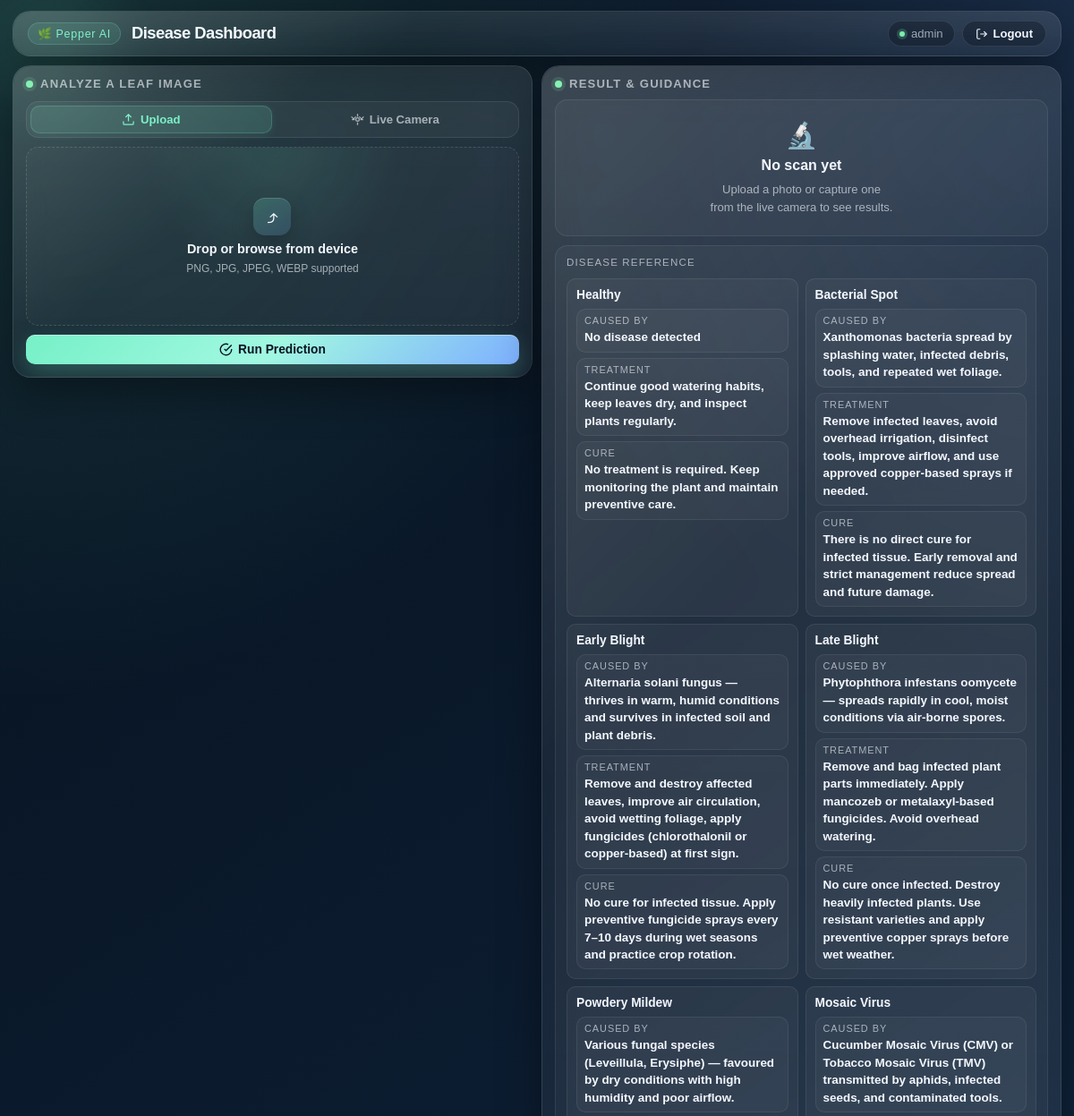
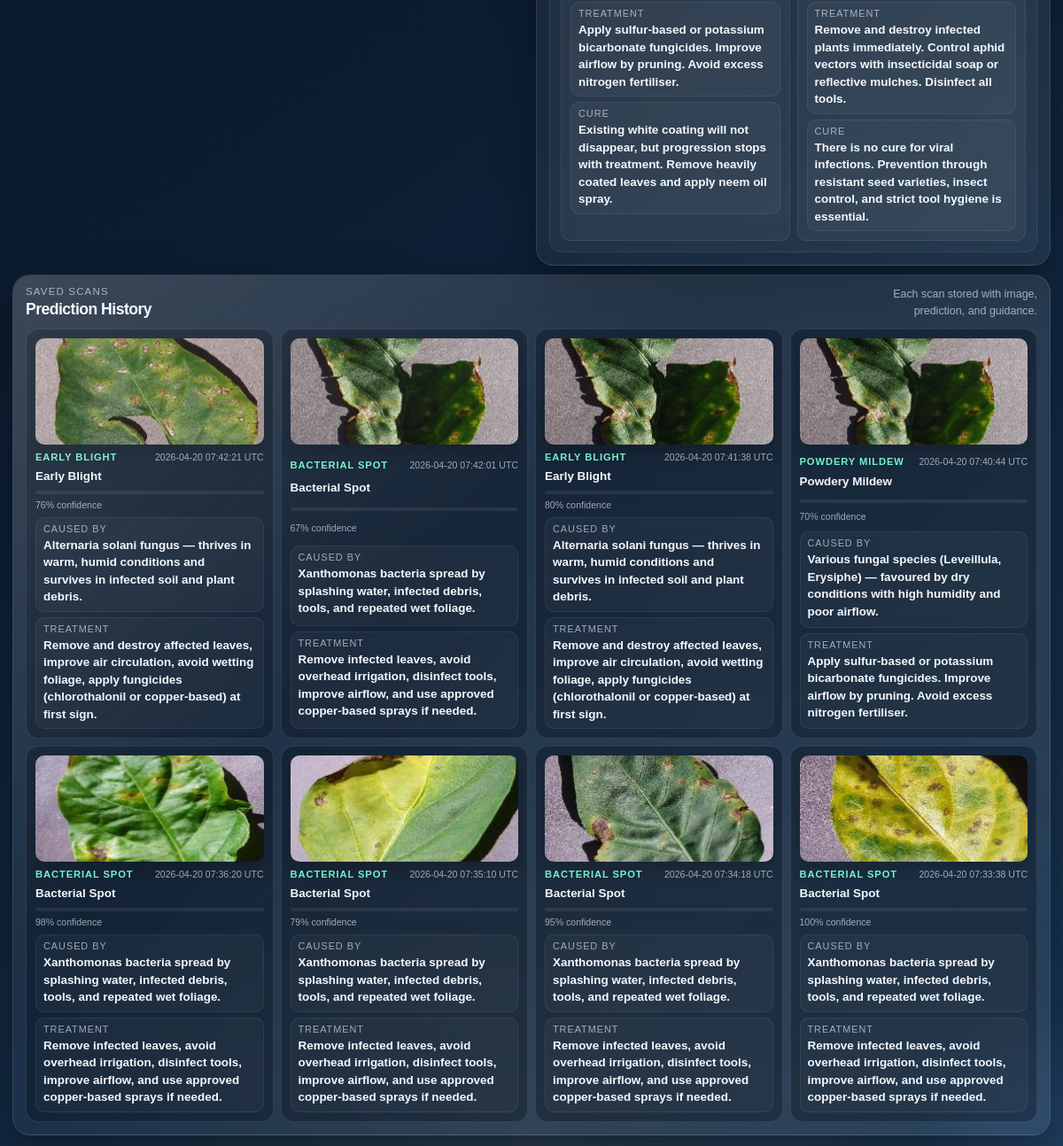
The page / (signed in) on the database its author committed (2 pictures, top to bottom).
### tables this page shows
CREATE TABLE history (
                id INTEGER PRIMARY KEY AUTOINCREMENT,
                created_at TEXT NOT NULL,
                image_path TEXT NOT NULL,
                prediction TEXT NOT NULL,
                disease_name TEXT NOT NULL,
                caused_by TEXT NOT NULL,
                treatment TEXT NOT NULL,
                cure TEXT NOT NULL
            , confidence REAL DEFAULT 0.0, signals TEXT DEFAULT '');

### app.py (the view, shortened to what this page needs)
@app.route("/", methods=["GET", "POST"])
@login_required
def index():
    result = None
    return render_template(
        "index.html",
        username=session.get("username", DEFAULT_USERNAME),
        result=result,
        history=get_recent_history(),
        disease_library=list(DISEASE_INFO.values()),
        default_credentials=f"{DEFAULT_USERNAME} / {DEFAULT_PASSWORD}",
    )

### app.py (called while the page is built)
def db_connection():
    connection = sqlite3.connect(DATABASE_PATH)
    connection.row_factory = sqlite3.Row
    return connection

def login_required(view):
    @wraps(view)
    def wrapped_view(*args, **kwargs):
        if not session.get("logged_in"):
            return redirect(url_for("login"))
        return view(*args, **kwargs)
    return wrapped_view

def get_recent_history(limit=8):
    with db_connection() as connection:
        rows = connection.execute(
            """
            SELECT id, created_at, image_path, prediction, disease_name,
                   caused_by, treatment, cure, confidence, signals
            FROM history
            ORDER BY id DESC
            LIMIT ?
            """,
            (limit,),
        ).fetchall()
    return [dict(row) for row in rows]

### templates/index.html (shortened to what this page needs)
<!DOCTYPE html>
<html lang="en">
<head>
    <link rel="stylesheet" href="{{ url_for('static', filename='styles.css') }}">
</head>
<body class="dashboard-page">
<div class="page-shell">
    <div class="ambient ambient-one"></div>
    <div class="ambient ambient-two"></div>
    <header class="topbar panel-3d">
        <div class="topbar-brand">
            <span class="topbar-eyebrow">🌿 Pepper AI</span>
            <h1 class="topbar-title">Disease Dashboard</h1>
        </div>
        <div class="topbar-actions">
            <span class="topbar-chip">
                <span class="chip-dot"></span>
                {{ username }}
            </span>
            <a class="logout-link" href="{{ url_for('logout') }}">
                <svg width="14" height="14" viewBox="0 0 24 24" fill="none" stroke="currentColor" stroke-width="2"><path d="M9 21H5a2 2 0 0 1-2-2V5a2 2 0 0 1 2-2h4"/><polyline points="16 17 21 12 16 7"/><line x1="21" y1="12" x2="9" y2="12"/></svg>
                Logout
            </a>
        </div>
    </header>
    <main class="workspace-grid">
        <section class="panel-3d action-panel">
            <div class="panel-header">
                <span class="status-dot"></span>
                Analyze a leaf image
            </div>
            <form method="POST" enctype="multipart/form-data" class="prediction-form" id="prediction-form">
                <div class="input-tabs">
                    <button type="button" class="tab-btn active" id="tab-upload" data-tab="upload">
                        <svg width="15" height="15" viewBox="0 0 24 24" fill="none" stroke="currentColor" stroke-width="2"><path d="M21 15v4a2 2 0 0 1-2 2H5a2 2 0 0 1-2-2v-4"/><polyline points="17 8 12 3 7 8"/><line x1="12" y1="3" x2="12" y2="15"/></svg>
                        Upload
                    </button>
                    <button type="button" class="tab-btn" id="tab-live" data-tab="live">
                        <svg width="15" height="15" viewBox="0 0 24 24" fill="none" stroke="currentColor" stroke-width="2"><circle cx="12" cy="12" r="3"/><path d="M23 7l-4 4-4-4"/><path d="M1 7l4 4 4-4"/><path d="M12 2v5M12 17v5M2 12h5M17 12h5"/></svg>
                        Live Camera
                    </button>
                </div>
                <div class="tab-panel" id="panel-upload">
                    <label class="upload-dropzone" id="upload-dropzone">
                        <div class="dropzone-inner">
                            <div class="dropzone-icon">⤴</div>
                            <div class="dropzone-title">Drop or browse from device</div>
                            <div class="dropzone-subtitle">PNG, JPG, JPEG, WEBP supported</div>
                        </div>
                    </label>
                </div>
                <button type="submit" class="primary-button action-button">
                    <svg width="15" height="15" viewBox="0 0 24 24" fill="none" stroke="currentColor" stroke-width="2.2"><path d="M22 11.08V12a10 10 0 1 1-5.93-9.14"/><polyline points="22 4 12 14.01 9 11.01"/></svg>
                    Run Prediction
                </button>
            </form>
        </section>
        <aside class="panel-3d result-panel">
            <div class="panel-header">
                <span class="status-dot"></span>
                Result &amp; guidance
            </div>
            {% if result %}
            <div class="prediction-card {% if result.prediction == 'Healthy' %}healthy{% else %}disease{% endif %}">
                <div class="result-heading">Prediction</div>
                <div class="prediction-value">{{ result.prediction }}</div>
                <div class="confidence-wrapper">
                    <div class="confidence-label-row">
                        <span class="confidence-text">Confidence</span>
                        <span class="confidence-pct" id="conf-pct">{{ (result.confidence * 100) | round(1) }}%</span>
                    </div>
                    <div class="confidence-bar-track">
                        <div
                            class="confidence-bar-fill {% if result.prediction == 'Healthy' %}fill-healthy{% else %}fill-disease{% endif %}"
                            style="--conf-width: {{ (result.confidence * 100) | round(1) }}%"
                        ></div>
                    </div>
                </div>
                {% if result.signals %}
                <div class="signals-row">
                    {% for sig in result.signals %}
                    <span class="signal-tag">{{ sig }}</span>
                    {% endfor %}
                </div>
                {% endif %}
                <img src="{{ result.image_url }}" alt="Analyzed leaf preview" class="preview-image result-image">
                <ul class="detail-list">
                    <li><span>Caused by</span><strong>{{ result.caused_by }}</strong></li>
                    <li><span>Treatment</span><strong>{{ result.treatment }}</strong></li>
                    <li><span>Cure / management</span><strong>{{ result.cure }}</strong></li>
                </ul>
            </div>
            {% else %}
            <div class="empty-state">
                <div class="empty-icon">🔬</div>
                <h3>No scan yet</h3>
                <p>Upload a photo or capture one from the live camera to see results.</p>
            </div>
            {% endif %}
            <div class="reference-card">
                <div class="result-heading">Disease Reference</div>
                <div class="reference-grid">
                    {% for item in disease_library %}
                    <article class="reference-item">
                        <h4>{{ item.disease_name }}</h4>
                        <ul class="detail-list compact-list">
                            <li><span>Caused by</span><strong>{{ item.caused_by }}</strong></li>
                            <li><span>Treatment</span><strong>{{ item.treatment }}</strong></li>
                            <li><span>Cure</span><strong>{{ item.cure }}</strong></li>
                        </ul>
                    </article>
                    {% endfor %}
                </div>
            </div>
        </aside>
    </main>
    <section class="history-section panel-3d">
        <div class="section-header">
            <div>
                <div class="result-heading">Saved scans</div>
                <h3>Prediction History</h3>
            </div>
            <p>Each scan stored with image, prediction, and guidance.</p>
        </div>
        <div class="history-grid">
            {% for item in history %}
            <article class="history-card">
                <img src="{{ url_for('static', filename=item.image_path) }}" alt="Saved scan preview" class="history-image">
                <div class="history-meta">
                    <span class="history-label">{{ item.prediction }}</span>
                    <span class="history-time">{{ item.created_at }}</span>
                </div>
                <div class="history-title">{{ item.disease_name }}</div>
                {% if item.confidence %}
                <div class="history-conf-bar">
                    <div class="history-conf-fill {% if item.prediction == 'Healthy' %}fill-healthy{% else %}fill-disease{% endif %}"
                         style="width: {{ (item.confidence * 100) | round(0) | int }}%"></div>
                </div>
                <div class="history-conf-pct">{{ (item.confidence * 100) | round(0) | int }}% confidence</div>
                {% endif %}
                <ul class="detail-list compact-list">
                    <li><span>Caused by</span><strong>{{ item.caused_by }}</strong></li>
                    <li><span>Treatment</span><strong>{{ item.treatment }}</strong></li>
                </ul>
            </article>
            {% else %}
            <div class="empty-history">No saved scans yet.</div>
            {% endfor %}
        </div>
    </section>
</div>
</body>
</html>

### rows shown on the page
history: disease_name "Powdery Mildew", caused_by "Various fungal species (Leveillula, Erysiphe) — favoured by dry conditions with high humidity and poor airflow.", treatment "Apply sulfur-based or potassium bicarbonate fungicides. Improve airflow by pruning. Avoid excess nitrogen fertiliser.", cure "Existing white coating will not disappear, but progression stops with treatment. Remove heavily coated leaves and apply neem oil spray.", image_path (picture), prediction "POWDERY MILDEW", created_at "2026-04-20 07:40:44 UTC", (item.confidence*100)|round(0)|int "70"
history: image_path (picture), prediction "EARLY BLIGHT", created_at "2026-04-20 07:42:21 UTC", disease_name "Early Blight", (item.confidence*100)|round(0)|int "76", caused_by "Alternaria solani fungus — thrives in warm, humid conditions and survives in infected soil and plant debris.", treatment "Remove and destroy affected leaves, improve air circulation, avoid wetting foliage, apply fungicides (chlorothalonil or copper-based) at first sign."
history: image_path (picture), prediction "BACTERIAL SPOT", created_at "2026-04-20 07:42:01 UTC", disease_name "Bacterial Spot", (item.confidence*100)|round(0)|int "67", caused_by "Xanthomonas bacteria spread by splashing water, infected debris, tools, and repeated wet foliage.", treatment "Remove infected leaves, avoid overhead irrigation, disinfect tools, improve airflow, and use approved copper-based sprays if needed."
history: image_path (picture), prediction "EARLY BLIGHT", created_at "2026-04-20 07:41:38 UTC", disease_name "Early Blight", (item.confidence*100)|round(0)|int "80", caused_by "Alternaria solani fungus — thrives in warm, humid conditions and survives in infected soil and plant debris.", treatment "Remove and destroy affected leaves, improve air circulation, avoid wetting foliage, apply fungicides (chlorothalonil or copper-based) at first sign."
history: image_path (picture), prediction "BACTERIAL SPOT", created_at "2026-04-20 07:36:20 UTC", disease_name "Bacterial Spot", (item.confidence*100)|round(0)|int "98", caused_by "Xanthomonas bacteria spread by splashing water, infected debris, tools, and repeated wet foliage.", treatment "Remove infected leaves, avoid overhead irrigation, disinfect tools, improve airflow, and use approved copper-based sprays if needed."
history: image_path (picture), prediction "BACTERIAL SPOT", created_at "2026-04-20 07:35:10 UTC", disease_name "Bacterial Spot", (item.confidence*100)|round(0)|int "79", caused_by "Xanthomonas bacteria spread by splashing water, infected debris, tools, and repeated wet foliage.", treatment "Remove infected leaves, avoid overhead irrigation, disinfect tools, improve airflow, and use approved copper-based sprays if needed."
history: image_path (picture), prediction "BACTERIAL SPOT", created_at "2026-04-20 07:34:18 UTC", disease_name "Bacterial Spot", (item.confidence*100)|round(0)|int "95", caused_by "Xanthomonas bacteria spread by splashing water, infected debris, tools, and repeated wet foliage.", treatment "Remove infected leaves, avoid overhead irrigation, disinfect tools, improve airflow, and use approved copper-based sprays if needed."
history: image_path (picture), prediction "BACTERIAL SPOT", created_at "2026-04-20 07:33:38 UTC", disease_name "Bacterial Spot", (item.confidence*100)|round(0)|int "100", caused_by "Xanthomonas bacteria spread by splashing water, infected debris, tools, and repeated wet foliage.", treatment "Remove infected leaves, avoid overhead irrigation, disinfect tools, improve airflow, and use approved copper-based sprays if needed."

### other values the page prints
{{ username }} "admin"
{{ item.disease_name }} "Healthy" "Bacterial Spot" "Early Blight" "Late Blight" "Mosaic Virus"
{{ item.caused_by }} "No disease detected" "Xanthomonas bacteria spread by splashing water, infected debris, tools, and repeated wet foliage." "Alternaria solani fungus — thrives in warm, humid conditions and survives in infected soil and plant debris." "Phytophthora infestans oomycete — spreads rapidly in cool, moist conditions via air-borne spores." "Cucumber Mosaic Virus (CMV) or Tobacco Mosaic Virus (TMV) transmitted by aphids, infected seeds, and contaminated tools."
{{ item.treatment }} "Continue good watering habits, keep leaves dry, and inspect plants regularly." "Remove infected leaves, avoid overhead irrigation, disinfect tools, improve airflow, and use approved copper-based sprays if needed." "Remove and destroy affected leaves, improve air circulation, avoid wetting foliage, apply fungicides (chlorothalonil or copper-based) at first sign." "Remove and bag infected plant parts immediately. Apply mancozeb or metalaxyl-based fungicides. Avoid overhead watering." "Remove and destroy infected plants immediately. Control aphid vectors with insecticidal soap or reflective mulches. Disinfect all tools."
{{ item.cure }} "No treatment is required. Keep monitoring the plant and maintain preventive care." "There is no direct cure for infected tissue. Early removal and strict management reduce spread and future damage." "No cure for infected tissue. Apply preventive fungicide sprays every 7–10 days during wet seasons and practice crop rotation." "No cure once infected. Destroy heavily infected plants. Use resistant varieties and apply preventive copper sprays before wet weather." "There is no cure for viral infections. Prevention through resistant seed varieties, insect control, and strict tool hygiene is essential."
